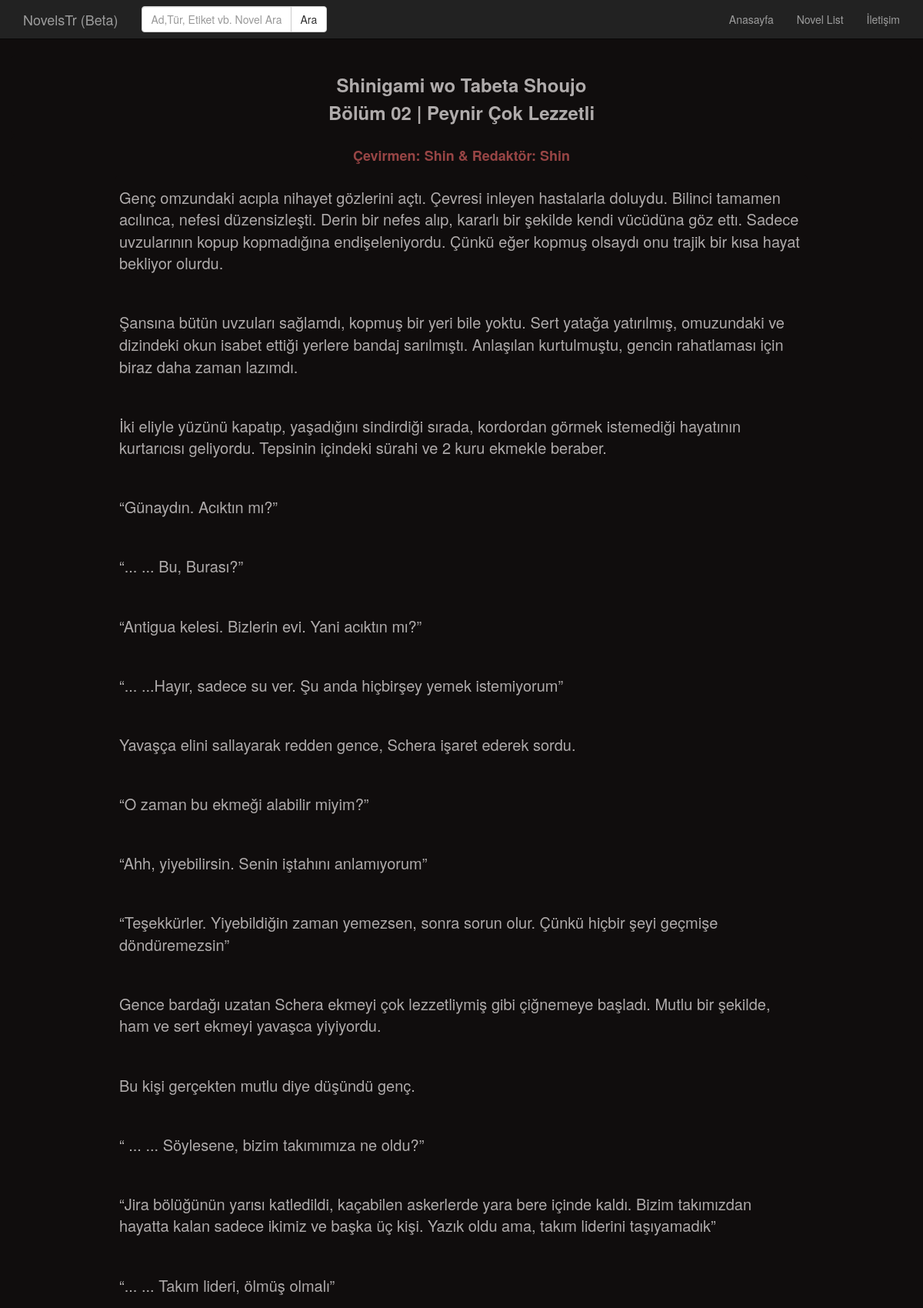
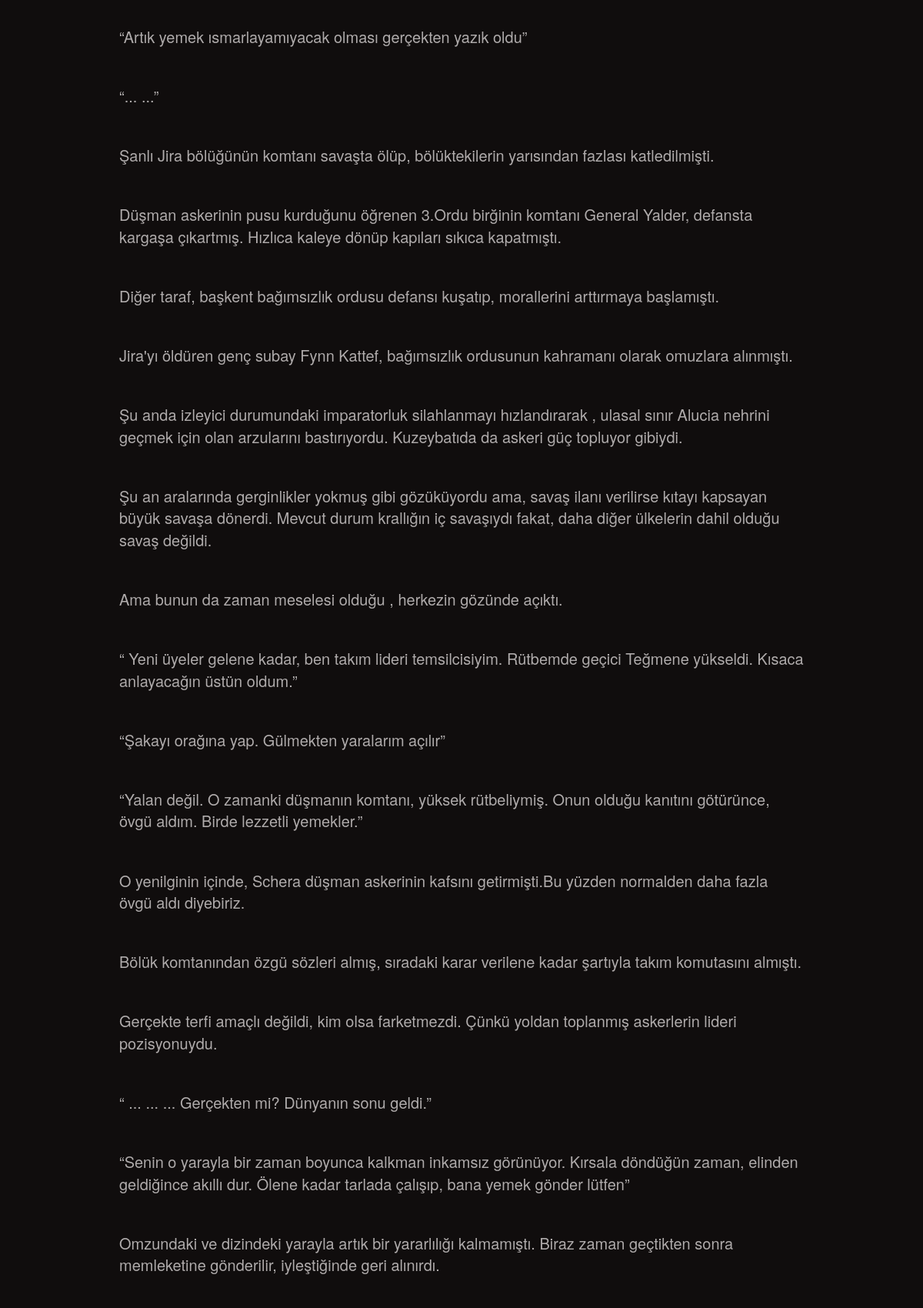
The page /novel/peynir-cok-lezzetli/detail/ (upper part) on the database its author committed (2 pictures, top to bottom).
### novel/models.py (models this page shows, shortened)
class Chapter(models.Model):
    novel = models.ForeignKey('novel.Novel', related_name='Bölümler',on_delete=models.CASCADE)
    chapter_name = models.CharField(max_length=250, verbose_name='Bölüm İsmi')
    chapter_number = models.CharField(max_length=250,verbose_name='Bölüm Numarası')
    cevirmen = models.CharField(max_length=50, verbose_name='Çevirmen',null=True,blank=True)
    redaktor = models.CharField(max_length=50, verbose_name='Redaktör',null=True,blank=True)
    chapter_content = RichTextField(verbose_name='İçerik')
    created_date = models.DateTimeField(auto_now_add=True, verbose_name='Yayınlanma Tarihi')
    slug = models.SlugField(unique=True,editable=False, max_length=510,)
    def get_absolute_url(self):
        return reverse('novel:chapter_detail', kwargs={'slug': self.slug})
    class Meta:
        ordering = [ '-created_date', 'id']

class Novel(models.Model):
    user = models.ForeignKey('auth.User',on_delete=models.CASCADE,verbose_name='Yazar')
    img = models.FileField(null=True,blank=True,verbose_name='Resim')
    title = models.CharField(max_length=500, verbose_name='Başlık')
    auth = models.CharField(max_length=100,null=True,blank=True, verbose_name='Yazar')
    name = models.CharField(max_length=150,null=True,blank=True,verbose_name="Diğer Adlar")
    type = models.CharField(max_length=100,verbose_name="Novel Tipi",null=True,blank=True)
    genre = models.CharField(max_length=20,verbose_name="Novel Türü",null=True,blank=True)
    tags = models.CharField(max_length=100,verbose_name='Etiket',null=True,blank=True)
    league = models.CharField(max_length=20,verbose_name="Orjinal Dil",null=True,blank=True)
    year = models.CharField(max_length=5,verbose_name="Yayınlanma Tarihi",null=True,blank=True)
    content = RichTextField(verbose_name='Konu')
    publishing_date = models.DateTimeField(auto_now_add=True, verbose_name='Yayınlanma Tarihi')
    slug = models.SlugField(unique=False, editable=False, max_length=510)
    def __str__(self):
        return self.title
    class Meta:
        ordering = [ 'title', 'id']

### novel/views.py (the view)
# urls.py: url(r'^(?P<slug>[\w-]+)/detail/$', chapter_detail, name='chapter_detail'),
def chapter_detail(request, slug):
    chapter = get_object_or_404(Chapter, slug=slug)
    novel = chapter.novel
    form = ChapterCommentForm(request.POST or None)
    if form.is_valid():
        post = form.save(commit=False)
        post.cc_novel = chapter
        post.save()
        messages.success(request, 'Yorumnuz yayınlanmıştır')
        return HttpResponseRedirect(chapter.get_absolute_url())
    context = {
        'chapter' : chapter,
        'novel' : novel,
        'form' : form,
    }
    return render(request,'post/chapter_detail.html',context)

### novel/forums.py
class ChapterCommentForm(forms.ModelForm):
    class Meta:
        model = ChapterComment
        fields =[
            "cc_name",
            "cc_content",
        ]

### templates/post/chapter_detail.html (shortened to what this page needs)
{% extends 'base.html' %}
    {% block body %}
<div class="container">
  <div class="row">
    <div class="thumbnail" style="width:100%;margin-bottom:0px;margin-top:2px;color:#afabab;background-color:#100d0d;border:1px solid  #100d0d;font-size:20px;">
      <center><h3 style="color:#afabab;"><strong>{{ chapter.novel|safe|linebreaks }}  </strong><strong>Bölüm {{ chapter.chapter_number}} | </strong><strong>{{ chapter.chapter_name }}</strong></h3>
</center>
    </div>
    <div class="thumbnail" style="margin-bottom:0px;margin-top:2px;color:#afabab;background-color:#100d0d;border:1px solid  #100d0d;font-size:20px;">
      <center><h4 style="color:#984545;"><strong>Çevirmen: {{ chapter.cevirmen }} & </strong><strong>Redaktör: {{ chapter.redaktor }} </strong></h4>
</center>
    </div>
      <div class="thumbnail" style="margin:auto;width: 900px;color:#afabab;background-color:#100d0d;border:1px solid  #100d0d; font-size:20px;">
        <p>{{ chapter.chapter_content|safe|linebreaks }}</p>
      </div>
    </div>
  </div>
    {% endblock %}

### static/css/style.css (style rules this page uses)
body { padding-top: 70px; }

### rows shown on the page
Chapter: novel "Shinigami wo Tabeta Shoujo", chapter_number "02", chapter_name "Peynir Çok Lezzetli", cevirmen "Shin", redaktor "Shin", chapter_content "Genç omzundaki acıpla nihayet gözlerini açtı. Çevresi inleyen hastalarla doluydu. Bilinci tamamen acılınca, nefesi düzensizleşti. Derin bir nefes alıp, kararlı bir şekilde kendi vücüdüna göz ettı. Sadece uvzularının kopup kopmadığına endişeleniyordu. Çünkü eğer kopmuş olsaydı onu trajik bir kısa hayat bekliyor olurdu. Şansına bütün uvzuları sağlamdı, kopmuş bir yeri bile yoktu. Sert yatağa yatırılmış, omuzundaki ve dizindeki okun isabet ettiği yerlere bandaj sarılmıştı. Anlaşılan kurtulmuştu, gencin rahatlaması için biraz daha zaman lazımdı. İki eliyle yüzünü kapatıp, yaşadığını sindirdiği sırada, kordordan görmek istemediği hayatının kurtarıcısı geliyordu. Tepsinin içindeki sürahi ve 2…"
